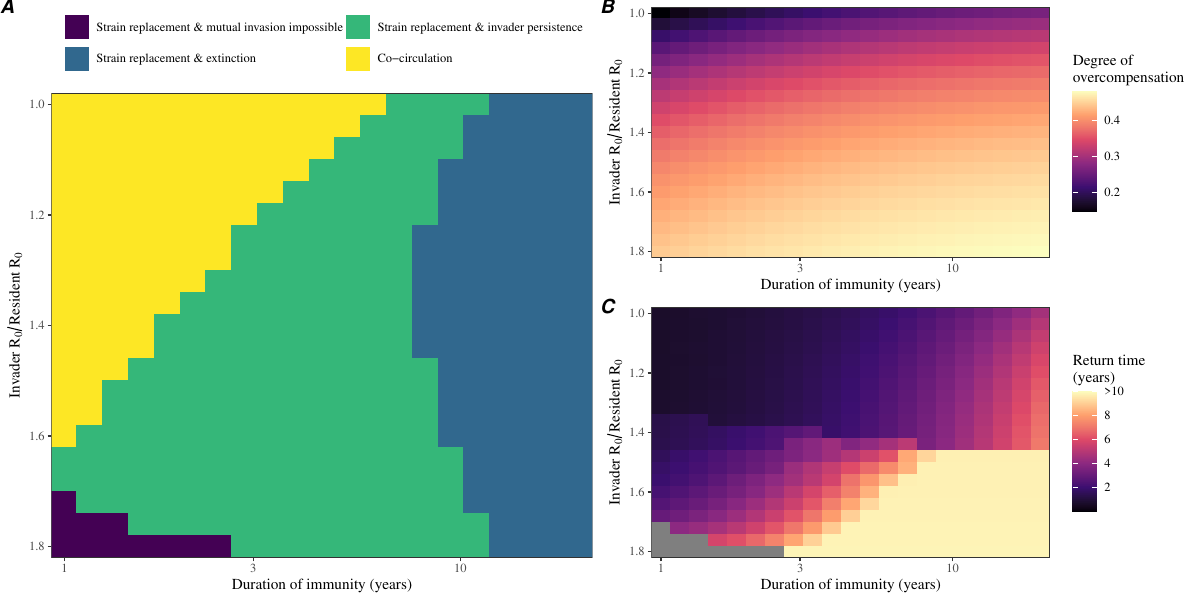

Reproduce this figure in R.
library(dplyr)
library(ggplot2); theme_set(theme_bw(base_family = "Times"))
library(egg)
library(gridExtra)

load("simulate_rsv_factorial_weak.rda")

simulate_rsv_factorial2 <- simulate_rsv_factorial_weak %>%
	mutate(
		invasion=nichediff > fitnessdiff,
		group=ifelse(invasion, "Mutual invasion possible", "Mutual invasion impossible"),
		group=ifelse(B_trough >= 1e-7 & invasion, "Resident persistence", group),
		group=ifelse(A_trough >= 1e-7 & invasion, "Invader persistence", group),
		group=ifelse(A_trough >= 1e-7 & B_trough >= 1e-7 & invasion, "Co-circulation", group),
		group=factor(group,
								 levels=c("Mutual invasion impossible",
								 				 "Mutual invasion possible",
								 				 "Resident persistence",
								 				 "Invader persistence",
								 				 "Co-circulation"),
								 labels=c("Strain replacement & mutual invasion impossible",
								 				 "Strain replacement & extinction",
								 				 "Strain replacement & resident persistence",
								 				 "Strain replacement & invader persistence",
								 				 "Co-circulation")),
		returntime=ifelse(!invasion, NA, returntime)
	)

g1 <- ggplot(simulate_rsv_factorial2) +
	geom_raster(aes(immune_dur, alpha, fill=group)) +
	scale_x_log10("Duration of immunity (years)", expand=c(0, 0)) +
	scale_y_reverse(expression(Invader~R[0]/Resident~R[0]), expand=c(0, 0)) +
	scale_fill_viridis_d("Return time\n(years)") +
	guides(fill=guide_legend(nrow=2)) +
	theme(
		strip.background = element_blank(),
		legend.title = element_blank(),
		legend.position = "top"
	)

g3 <- ggplot(simulate_rsv_factorial2) +
	geom_raster(aes(immune_dur, alpha, fill=returntime/52)) +
	scale_x_log10("Duration of immunity (years)", expand=c(0, 0))  +
	scale_y_reverse(expression(Invader~R[0]/Resident~R[0]), expand=c(0, 0)) +
	scale_fill_viridis_c("Return time\n(years)", option="A",
											 breaks=c(1:5*2), labels=c(2, 4, 6, 8, ">10"),
											 limits=c(0, 10))

g2 <- ggplot(simulate_rsv_factorial2) +
	geom_raster(aes(immune_dur, alpha, fill=overcomp)) +
	scale_x_log10("Duration of immunity (years)", expand=c(0, 0))  +
	scale_y_reverse(expression(Invader~R[0]/Resident~R[0]), expand=c(0, 0)) +
	scale_fill_viridis_c("Degree of\novercompensation", option="A")

g1a <- ggarrange(g1, labels="A")

g2a <- ggarrange(g2, g3, nrow=2, labels=c("B", "C"))

gfinal <- arrangeGrob(g1a, g2a, nrow=1)

ggsave("figure3_weak.pdf", gfinal, width=12, height=6)
